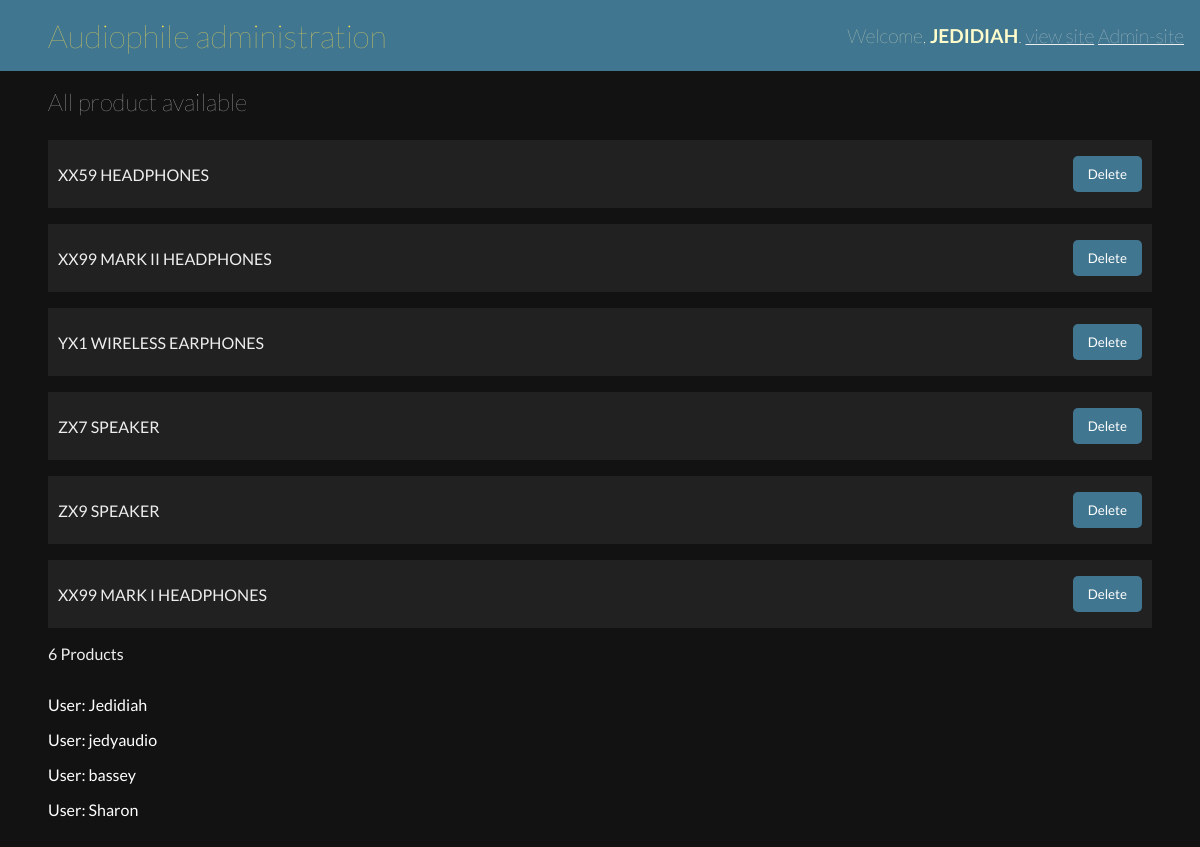
/Admin_Product (signed in), run on the app's committed database.
### commerce/models.py (models this page shows, shortened)
class User(AbstractUser):
    Cart = models.ManyToManyField('Product',related_name='cart',blank = True)
    def __str__(self):
        return self.username

class Product(models.Model):
    Title = models.CharField(max_length = 200)
    Product_Name = models.CharField(max_length = 10000,default='')
    Product_Description = models.CharField(max_length = 10000)
    Product_Features = models.CharField(max_length = 10000)
    Amount = models.IntegerField()
    Product_Image =  models.CharField(max_length = 700000, default='')
    SideImage_1 =  models.CharField(max_length = 700000, default='')
    SideImage_2 =  models.CharField(max_length = 700000, default='')
    SideImage_3 =  models.CharField(max_length = 700000, default='')

### commerce/views.py (the view)
# urls.py: path('Admin_Product',audiophile.adminproduct,name='adminproduct'),
    def adminproduct(request):
        allProducts = Product.objects.all()
        allusers =  User.objects.all()
        if request.method =='POST':
            prodTitle = request.POST['producttitle']
            Product.objects.filter(Title = prodTitle).delete()
        return render(request,'commerce/adminproduct.html',{'allProducts':allProducts,'allusers':allusers})

### commerce/templates/commerce/adminproduct.html (shortened to what this page needs)
{% load static %}
<!DOCTYPE html>
<html lang="en">
<head>
    <link rel="stylesheet" href="{% static 'commerce/audioadmin.css' %}">
</head>
<body>
    <div class="container">
        <div class="top_nav">
            <div class="left">
                <h1>Audiophile administration</h1>
            </div>
            <div class="right">
                <h1>Welcome, <span>{{request.user}}</span>. <a href="{% url 'index' %}">view site</a> <a href="{% url 'admin_create'  %}">Admin-site</a></h1>
            </div>
        </div>
        <main id="adminproduct">
            <h2>All product available</h2>
            <div class="products">
                {% for allProduct in allProducts %}
                    <section>
                        <div>
                            <p>{{allProduct.Title}}</p>
                        </div>
                       <div id="delete_div">
                            <form action="{% url 'adminproduct' %}" method="POST">
                                <input type="submit" value="Delete">
                            </form>
                       </div>
                    </section>
                {% empty %}
                    <p>No products yet</p>
                {% endfor %}
                {{allProducts.count}} Products
            </div>
            <div style="color: white;padding-top:2em " class="user">
                {% for alluser in allusers %}
                    <div style="margin-bottom: 1em">
                        <p>User: {{alluser.username}}</p>
                    </div>
                {% empty %}
                    <p>No user</p>
                {% endfor %}
            </div>
        </main>
    </div>
</body>
</html>

### commerce/static/commerce/audioadmin.css (style rules this page uses)
* { margin: 0; padding: 0; box-sizing: border-box; font-family: 'Lato', sans-serif; }
.container { background: #121212; min-height: 100vh; padding-bottom: 2em }
.container .top_nav { display: flex; justify-content: space-between; background: #417690; color: #eee; padding: 1em;; padding-left: 3em; align-items: center }
.container .top_nav .left h1 { color: #f5dd50; font-weight: lighter; font-size: 2rem }
.container .top_nav .right h1 { font-weight: lighter; font-size: 1.2rem; color: #fffccc }
.container .top_nav .right h1 span { text-transform: uppercase; font-weight: bold }
.container .top_nav .right h1 a { color: #eee }
.container main { color: #eee; padding: 1em 3em 0 3em }
.container main h2 { font-weight: lighter }
.container main form { margin-top: 2em }
#adminproduct .products { padding-top: 1.5em }
#adminproduct .products section { width: 100%; background: #212121; margin-bottom: 1em; padding: 1em 10px; display: flex; justify-content: space-between; align-items: center; }
#adminproduct .products section { display: flex; justify-content: space-between; align-items: center; }
#adminproduct .products section form { padding: 0; margin: 0 }
#adminproduct .products section form input[type="submit"] { background: #417690; color: white; padding: 10px 15px; border-radius: 5px; border: none; cursor: pointer; }

### data on the page
User: user "JEDIDIAH", username "Jedidiah"
Product: Title "XX59 HEADPHONES"
Product: Title "XX99 MARK II HEADPHONES"
Product: Title "YX1 WIRELESS EARPHONES"
Product: Title "ZX7 SPEAKER"
Product: Title "ZX9 SPEAKER"
Product: Title "XX99 MARK I HEADPHONES"
User: username "jedyaudio"
User: username "bassey"
User: username "Sharon"

### other printed values
{{ allProducts.count }} "6"
